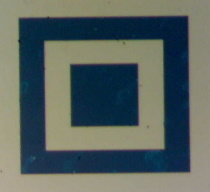
#> input picture pattern_tfe_petit.jpg, 210 x 192 px, found by its file name
$ jupyter execute --allow-errors Numerically_generated_data.ipynb   (shell and % lines are left out)
#> lines starting #> are read from the running program, lines starting #| are printed output that depends on the picture; after the words box and inside, x2 and y2 are one past the last pixel; in counts of white or black regions, pixels touching at a corner belong together
# **Libraire et PIP**

[cell 1]
import numpy as np
from matplotlib import pyplot as plt
from scipy import interpolate
from tmm import *
import cv2
from tqdm import tqdm
import itertools
import sys
import pandas as pd
import time
import scipy as sp
import seaborn as sns
from sklearn.metrics.pairwise import cosine_similarity
from sklearn.cluster import KMeans , Birch
from sklearn.manifold import TSNE
from sklearn.mixture import GaussianMixture

# **Fonction utile**

[cell 2]
# [67 lines left out: function ellips_reverse, not called in this run]

# **Data Generation**

Calcul des indices de réfraction :

#> (a cell that did not finish here is left out)

Passage de la photo en noir et blanc :

[cell 4]
im_gray = cv2.imread('/content/pattern_tfe_petit.jpg', cv2.IMREAD_GRAYSCALE)
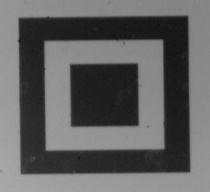
#> im_gray: shape (192, 210); min 16, max 171, mean 96.6

(thresh, im_bw) = cv2.threshold(im_gray, 128, 255, cv2.THRESH_BINARY | cv2.THRESH_OTSU)
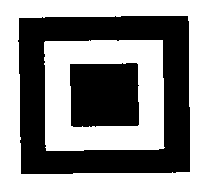
#> im_bw: shape (192, 210); 56.1% white; 2 black regions, box (x1, y1, x2, y2) and area: (18, 16, 190, 174) 13479, (70, 63, 139, 127) 4230
#> thresh = 90

cv2.imwrite('/content/pattern_tfe_petit_BW.jpg', im_bw)
#> Out = True

Génération des épaisseurs de la surface :

[cell 5]
img=cv2.imread('/content/pattern_tfe_petit_BW.jpg',0)
#> img: shape (192, 210); min 0, max 255, mean 143

def bruit (x) :
    if x < 50 :
        return (round(100 + np.random.normal(0, 1.1, 1)[0], 3))
    else :
        ep2 = round(5 + np.random.normal(0, 1.1, 1)[0],3)
        if ep2 < 0 :
            print("Épaisseur <0, arrêt")
            sys.exit()
        else :
            return (ep2)

#> (the rest of this cell did not finish here and is left out)


pd.DataFrame(np.reshape(ep_bruit,img.shape)).to_csv('/content/epaisseur_bruit_grand.csv',index=False)
